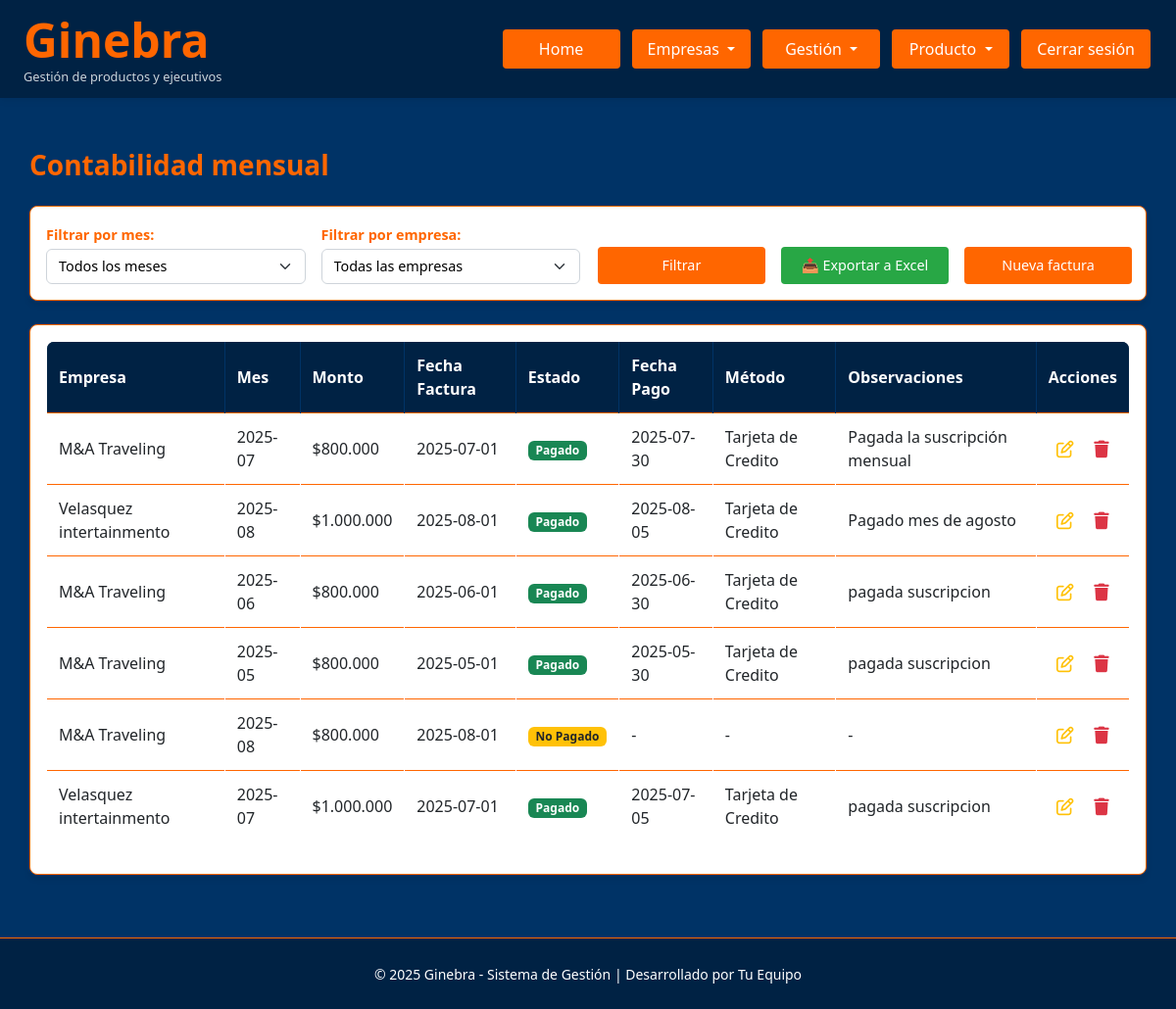
Page /admin/contabilidad (signed in) on the committed database.
### Ginebra.py (models this page shows)
class Factura(db.Model):
    id = db.Column(db.Integer, primary_key=True)
    empresa_id = db.Column(db.Integer, db.ForeignKey('empresa.id'), nullable=False)
    empresa = db.relationship('Empresa', backref=db.backref('facturas', lazy=True))
    mes = db.Column(db.Date, nullable=True, index=True)
    monto = db.Column(db.Numeric(12, 2), default=Decimal('0.00'), index=True)
    estado = db.Column(db.Enum(*ESTADO_PAGO_OPTIONS, name='estado_pago_factura'), default='No Pagado')
    fecha_pago = db.Column(db.Date, nullable=True, index=True)
    metodo_pago = db.Column(db.String(50), nullable=True, index=True)
    observaciones = db.Column(db.Text, nullable=True, index=True)

class Empresa(db.Model):
    id = db.Column(db.Integer, primary_key=True)
    nombre = db.Column(db.String(100))
    logo = db.Column(db.String(200))
    representante = db.Column(db.String(100))
    telefono = db.Column(db.String(20))
    correo = db.Column(db.String(100))
    direccion = db.Column(db.String(200))
    razon_social = db.Column(db.String(100))
    tiene_gestion = db.Column(db.Enum(*GESTION_OPTIONS, name='gestion_options'), default='no')
    tiene_productos = db.Column(db.Enum(*PRODUCTOS_OPTIONS, name='productos_options'), default='no')

### Ginebra.py (the view, shortened to what this page needs)
@app.route('/admin/contabilidad')
@login_required
@rol_required('admin', 'master')
def contabilidad_empresas():
    mes_param = request.args.get('mes', '')
    empresa_param = request.args.get('empresa_id', '')
    fecha_actual = datetime.now()
    meses_anteriores = []
    for i in range(12):
        fecha_mes = fecha_actual - timedelta(days=30*i)
        mes_str = fecha_mes.strftime('%Y-%m')
        mes_nombre = obtener_nombre_mes(fecha_mes.month)
        meses_anteriores.append(f"{mes_str} ({mes_nombre})")
    query = Factura.query.join(Empresa)
    selected_mes_str = mes_param
    selected_empresa_id = empresa_param
    if empresa_param:
        query = query.filter(Factura.empresa_id == int(empresa_param))
    facturas = query.all()
    empresas = Empresa.query.all()
    return render_template('contabilidad_empresas.html',
                         facturas=facturas,
                         empresas=empresas,
                         meses_anteriores=meses_anteriores,
                         selected_mes_str=selected_mes_str,
                         selected_empresa_id=selected_empresa_id)

### Ginebra.py (called while the page is built)
@login_manager.user_loader
def load_user(user_id):
    return Usuario.query.get(int(user_id))

@app.context_processor
def inject_global_functions():
    return dict(ruta_inicio_por_rol=ruta_inicio_por_rol)

def rol_required(*roles):
    def decorator(f):
        @wraps(f)
        def wrapped(*args, **kwargs):
            if current_user.rol not in roles:
                flash('Acceso denegado.', 'danger')
                return redirect(url_for('dashboard'))
            return f(*args, **kwargs)
        return wrapped
    return decorator

def obtener_nombre_mes(numero_mes):
    meses = {
        1: 'Enero', 2: 'Febrero', 3: 'Marzo', 4: 'Abril',
        5: 'Mayo', 6: 'Junio', 7: 'Julio', 8: 'Agosto',
        9: 'Septiembre', 10: 'Octubre', 11: 'Noviembre', 12: 'Diciembre'
    }
    return meses.get(numero_mes, 'Mes desconocido')

def ruta_inicio_por_rol(usuario):
    if usuario.rol in ('master', 'admin'):
        return 'admin_panel'
    elif usuario.rol == 'controling':
        return 'controling_panel'
    elif usuario.rol == 'analista':
        return 'analista_panel'
    elif usuario.rol == 'ejecutivo':
        return 'ejecutivo_panel'
    else:
        return 'login'

@app.template_filter('formato_miles')
def formato_miles(value):
    try:
        value = round(float(value))
        return '{:,.0f}'.format(value).replace(',', '.')
    except:
        return '0'

@app.template_filter('safe_decimal')
def safe_decimal_filter(value):
    if value is None:
        return ''
    try:
        return str(value)
    except:
        return ''

@app.template_filter('safe_date')
def safe_date_filter(value, format='%Y-%m-%d'):
    if value is None:
        return ''
    try:
        return value.strftime(format)
    except:
        return ''

### templates/contabilidad_empresas.html (shortened to what this page needs)
{% extends "base.html" %}
{% block extra_css %}
<link rel="stylesheet" href="{{ url_for('static', filename='contabilidad_empresas.css') }}">
{% endblock %}
{% block content %}
<div class="container" style="margin-top: 120px;">
  <div class="d-flex justify-content-between align-items-center mb-4">
    <h3 class="mb-0">Contabilidad mensual</h3>
  </div>
  <div class="card mb-4">
    <div class="card-body">
      <form method="GET" class="row g-3 align-items-end">
        <div class="col-md-3">
          <label for="mes" class="form-label">Filtrar por mes:</label>
          <select class="form-select" id="mes" name="mes">
            <option value="">Todos los meses</option>
          </select>
        </div>
        <div class="col-md-3">
          <label for="empresa_id" class="form-label">Filtrar por empresa:</label>
          <select class="form-select" id="empresa_id" name="empresa_id">
            <option value="">Todas las empresas</option>
          </select>
        </div>
        <div class="col-md-2">
          <button type="submit" class="btn btn-primary">Filtrar</button>
        </div>
        <div class="col-md-2">
          <a href="{{ url_for('exportar_facturas', mes=selected_mes_str, empresa_id=selected_empresa_id) }}" class="btn btn-success w-100">📤 Exportar a Excel</a>
        </div>
        <div class="col-md-2">
          <a href="{{ url_for('nueva_factura') }}" class="btn btn-custom w-100">Nueva factura</a>
        </div>
      </form>
    </div>
  </div>
  <div class="card">
    <div class="card-body">
      {% if facturas %}
      <div class="table-responsive">
        <table class="table table-bordered table-hover text-white align-middle">
          <thead>
            <tr>
              <th>Empresa</th>
              <th>Mes</th>
              <th>Monto</th>
              <th>Fecha Factura</th>
              <th>Estado</th>
              <th>Fecha Pago</th>
              <th>Método</th>
              <th>Observaciones</th>
              <th class="text-center">Acciones</th>
            </tr>
          </thead>
          <tbody>
            {% for factura in facturas %}
            <tr>
              <td>{{ factura.empresa.nombre }}</td>
              <td>{{ factura.mes | safe_date('%Y-%m') if factura.mes else '-' }}</td>
              <td>${{ factura.monto | safe_decimal | formato_miles }}</td>
              <td>{{ factura.mes | safe_date('%Y-%m-%d') if factura.mes else '-' }}</td>
              <td>
                {% if factura.estado == 'Pagado' %}
                  <span class="badge bg-success">Pagado</span>
                {% else %}
                  <span class="badge bg-warning text-dark">No Pagado</span>
                {% endif %}
              </td>
              <td>{{ factura.fecha_pago | safe_date if factura.fecha_pago else '-' }}</td>
              <td>{{ factura.metodo_pago if factura.metodo_pago else '-' }}</td>
              <td>{{ factura.observaciones if factura.observaciones else '-' }}</td>
              <td class="text-center">
                <div class="d-inline-flex gap-2">
                  <a href="{{ url_for('editar_factura', id=factura.id) }}" class="icon-action text-warning" title="Editar">
                    <i class="fa-regular fa-pen-to-square"></i>
                  </a>
                  <form method="POST" action="{{ url_for('eliminar_factura', id=factura.id) }}" style="display:inline;" onsubmit="return confirm('¿Seguro que quieres eliminar esta factura?')">
                    <button type="submit" class="icon-action text-danger" title="Eliminar">
                      <i class="fa-solid fa-trash"></i>
                    </button>
                  </form>
                </div>
              </td>
            </tr>
            {% endfor %}
          </tbody>
        </table>
      </div>
      {% else %}
      <div class="text-center py-5">
        <p class="mb-0">No hay facturas que coincidan con los filtros seleccionados.</p>
        <a href="{{ url_for('nueva_factura') }}" class="btn btn-custom mt-3">Crear primera factura</a>
      </div>
      {% endif %}
    </div>
  </div>
</div>
{% endblock %}

### statics/base.css (style rules this page uses)
:root { --primary-bg-color: #003366; --secondary-bg-color: #002244; --accent-color: #ff6600; --text-color: #fff; --hover-color: #ffffff; --light-hover-color: #ffcc99; --success-color: #28a745; --warning-color: #ffc107; --danger-color: #dc3545; --info-color: #17a2b8; }
body { background-color: var(--primary-bg-color); color: var(--text-color); font-family: "Segoe UI", Tahoma, Geneva, Verdana, sans-serif; margin: 0; padding: 0; min-height: 100vh; }
a { color: var(--text-color); text-decoration: none; }
form { display: inline; }
.btn, .btn-custom, .dropdown-toggle, .btn-login { background-color: var(--accent-color) !important; color: var(--text-color) !important; border: none !important; padding: 8px 16px; border-radius: 4px; font-weight: 500; text-align: center; transition: background-color 0.3s ease; text-decoration: none; min-width: 120px; margin: 0 2px; }
.btn-success { background-color: var(--success-color) !important; }
.container { max-width: 1200px; margin: 0 auto; padding: 0 15px; }
h1, h2, h3, h4, h5, h6 { color: var(--accent-color); font-weight: 600; }
h3, h4 { margin-bottom: 1.5rem; }
.table { background-color: white; border: 1px solid var(--accent-color); color: #000; border-radius: 8px; overflow: hidden; }
.table thead { background-color: var(--secondary-bg-color); }
.table thead th { color: var(--text-color); border-color: var(--primary-bg-color); font-weight: 600; }
.table th, .table td { vertical-align: middle; border-color: #dee2e6; padding: 12px; }
.table td.text-center { white-space: nowrap; }
.form-control, .form-select { background-color: white; border: 1px solid #ced4da; color: #000; }
.form-label { color: var(--text-color); font-weight: 500; margin-bottom: 0.5rem; }
.card { background-color: white; border: 1px solid var(--accent-color); border-radius: 8px; box-shadow: 0 4px 6px rgba(0, 0, 0, 0.1); }
.icon-action { background: none; border: none; padding: 0.2rem 0.4rem; font-size: 1.1rem; cursor: pointer; transition: color 0.2s; vertical-align: middle; }

### statics/contabilidad_empresas.css (style rules this page uses)
.table { background-color: rgba(255, 255, 255, 0.05); }
.table th { background-color: var(--secondary-bg-color); border-color: var(--accent-color); font-weight: 600; }
.table td { border-color: rgba(255, 255, 255, 0.1); vertical-align: middle; }
.btn-success { background-color: #28a745; border-color: #28a745; }
.card.mb-4 { min-height: auto; }
.card.mb-4 .card-body { padding: 1rem; }
.card.mb-4 .form-label { margin-bottom: 0.25rem; font-size: 0.9rem; }
.card.mb-4 .form-select { padding: 0.375rem 0.75rem; font-size: 0.9rem; }
.card .btn { min-height: 38px; width: 100%; display: flex; align-items: center; justify-content: center; line-height: 1.2; font-weight: 400; padding: 0.375rem 0.75rem; font-size: 0.9rem; }
.container { margin-top: 0px !important; }
h3 { color: var(--accent-color); font-weight: 600; }
.form-label { font-weight: 600; color: var(--accent-color); }

### rows in the picture
Factura: empresa.nombre "M&A Traveling", mes "2025-07", monto "800.000", mes "2025-07-01", estado "Pagado", fecha_pago "2025-07-30", metodo_pago "Tarjeta de Credito", observaciones "Pagada la suscripción mensual"
Factura: empresa.nombre "Velasquez intertainmento", mes "2025-08", monto "1.000.000", mes "2025-08-01", estado "Pagado", fecha_pago "2025-08-05", metodo_pago "Tarjeta de Credito", observaciones "Pagado mes de agosto"
Factura: empresa.nombre "M&A Traveling", mes "2025-06", monto "800.000", mes "2025-06-01", estado "Pagado", fecha_pago "2025-06-30", metodo_pago "Tarjeta de Credito", observaciones "pagada suscripcion"
Factura: empresa.nombre "M&A Traveling", mes "2025-05", monto "800.000", mes "2025-05-01", estado "Pagado", fecha_pago "2025-05-30", metodo_pago "Tarjeta de Credito", observaciones "pagada suscripcion"
Factura: empresa.nombre "M&A Traveling", mes "2025-08", monto "800.000", mes "2025-08-01", estado "No Pagado", fecha_pago "-", metodo_pago "-", observaciones "-"
Factura: empresa.nombre "Velasquez intertainmento", mes "2025-07", monto "1.000.000", mes "2025-07-01", estado "Pagado", fecha_pago "2025-07-05", metodo_pago "Tarjeta de Credito", observaciones "pagada suscripcion"
